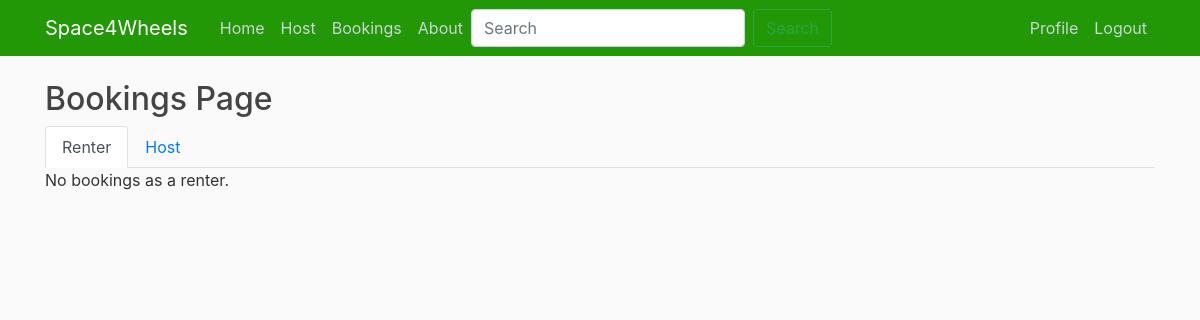
/bookings/ (signed in), run on an earlier commit of the app's database.
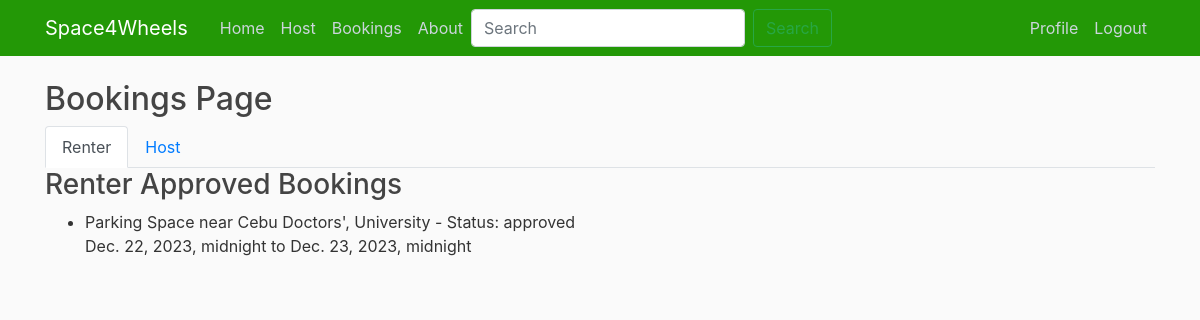
And on a later commit of the database.
### Space4Wheels/models.py (models this page shows, shortened)
class Booking(models.Model):
    STATUS_CHOICES = [
        ('pending', 'Pending'),
        ('approved', 'Approved'),
        ('rejected', 'Rejected'),
        ('done', 'Done'),
    ]
    post = models.ForeignKey('Post', on_delete=models.CASCADE)
    renter = models.ForeignKey(User, on_delete=models.CASCADE, related_name='bookings_made')
    host = models.ForeignKey(User, on_delete=models.CASCADE, related_name='bookings_received')
    status = models.CharField(max_length=20, choices=STATUS_CHOICES, default='pending')
    reservation_start_date = models.DateTimeField()
    reservation_end_date = models.DateTimeField()
    date_requested = models.DateTimeField(default=timezone.now)
    pending_approval = models.BooleanField(default=True)

class Post(models.Model):
    PRICE_RATES = [
        ('day', 'Per Day'),
        ('week', 'Per Week'),
        ('month', 'Per Month'),
    ]
    CAR_SPACE_TYPES = [
        ('Driveway', 'Driveway'),
        ('Garage', 'Garage'),
        ('Open Lot', 'Open Lot'),
    ]
    STATUS_TYPES = [
        ('available', 'Available'),
        ('unavailable', 'Unavailable')
    ]
    title = models.CharField(max_length=100)
    content = models.TextField()
    country = models.CharField(max_length=100)
    city = models.CharField(max_length=100)
    address = models.CharField(max_length=255)
    price = models.DecimalField(max_digits=10, decimal_places=2)
    price_rate = models.CharField(max_length=20, choices=PRICE_RATES)  # per day, per week, per month
    car_space_pics = models.ImageField(upload_to='car_space_pics')
    car_space_type = models.CharField(max_length=20, choices=CAR_SPACE_TYPES)
    map_image = models.TextField()
    additional_notes = models.TextField(blank=True, null=True)  # Optional
    status = models.CharField(max_length=20, default='available', choices=STATUS_TYPES)  # available/booked
    date_posted = models.DateTimeField(default=timezone.now)
    date_updated = models.DateTimeField(default=timezone.now)
    author = models.ForeignKey(User, on_delete=models.CASCADE)
    rating_rating = models.FloatField(default=0)

### Space4Wheels/views.py (the view)
# urls.py: path('bookings/', BookingsView.as_view(), name='bookings'),
class BookingsView(LoginRequiredMixin, TemplateView):
    template_name = 'Space4Wheels/bookings.html'
    def get_context_data(self, **kwargs):
        renter_bookings = Booking.objects.filter(renter=self.request.user)
        host_bookings_pending_approval = Booking.objects.filter(host=self.request.user, status='pending')
        host_bookings_approved = Booking.objects.filter(host=self.request.user, status='approved')
        host_bookings_done = Booking.objects.filter(host=self.request.user, status='done')
        host_bookings_rejected = Booking.objects.filter(host=self.request.user, status='rejected')
        renter_bookings = Booking.objects.filter(renter=self.request.user)
        renter_pending_bookings = renter_bookings.filter(status='pending')
        renter_approved_bookings = renter_bookings.filter(status='approved')
        renter_done_bookings = renter_bookings.filter(status='done')
        renter_rejected_bookings = renter_bookings.filter(status='rejected')
        user_ratings = {}
        for booking in renter_bookings:
            user_ratings[booking.post.id] = booking.post.rating_set.filter(user=self.request.user).first()
        context = {
            'renter_pending_bookings': renter_pending_bookings,
            'renter_approved_bookings': renter_approved_bookings,
            'renter_done_bookings': renter_done_bookings,
            'renter_rejected_bookings': renter_rejected_bookings,
            'renter_bookings': renter_bookings,
            'host_bookings_pending_approval': host_bookings_pending_approval,
            'host_bookings_approved': host_bookings_approved,
            'host_bookings_done': host_bookings_done,
            'host_bookings_rejected': host_bookings_rejected,
            'user_ratings': user_ratings,
        }
        return context

### Space4Wheels/templates/Space4Wheels/bookings.html (shortened to what this page needs)
{% extends "Space4Wheels/base.html" %}
{% block content %}
    <h2>Bookings Page</h2>
    <ul class="nav nav-tabs">
        <li class="nav-item">
            <a class="nav-link active" id="renter-tab" data-toggle="tab" href="#renter">Renter</a>
        </li>
        <li class="nav-item">
            <a class="nav-link" id="host-tab" data-toggle="tab" href="#host">Host</a>
        </li>
    </ul>
    <div class="tab-content">
        <div class="tab-pane fade show active" id="renter">
            {% if renter_approved_bookings %}
                <h3>Renter Approved Bookings</h3>
                <ul>
                    {% for booking in renter_approved_bookings %}
                        <li>
                            {{ booking.post.title }} - Status: {{ booking.status }}
                            <br />
                            {{ booking.reservation_start_date }} to {{ booking.reservation_end_date }}
                        </li>
                    {% endfor %}
                </ul>
            {% endif %}
            {% if not renter_pending_bookings and not renter_approved_bookings and not renter_done_bookings and not renter_rejected_bookings %}
                <p>No bookings as a renter.</p>
            {% endif %}
        </div>
    </div>
{% endblock content %}

What changed in the data, as far as the page shows it:
added Booking: post "Parking Space near Cebu Doctors', University", status "approved", reservation_start_date "Dec. 22, 2023, midnight", reservation_end_date "Dec. 23, 2023, midnight"
Also different on the page:
text no longer shown: "No bookings as a renter."
text now shown: "Renter Approved Bookings"
